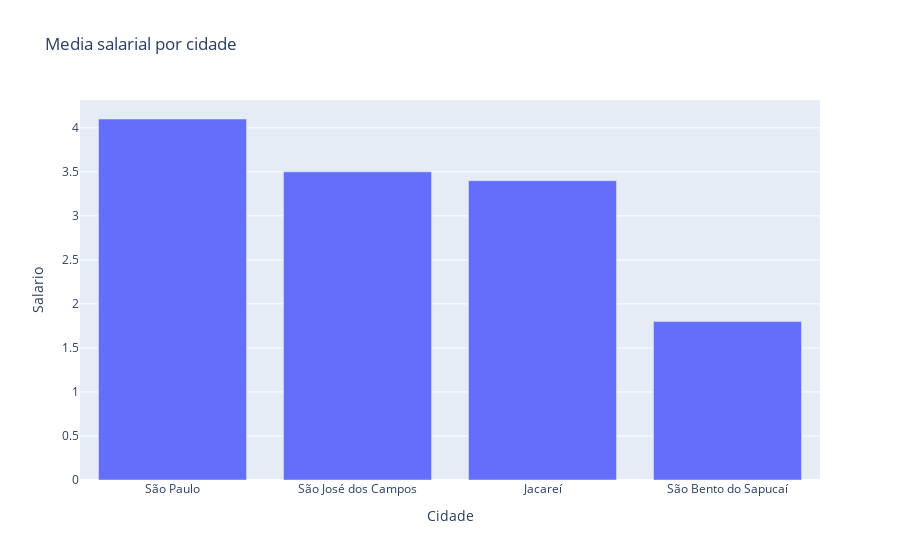

Write notebook code for a chart like this one.
### Code cell
# 03 Jornalista quer saber a renda média do eleitorado de determinada região

arquivo_salarios = "./data/cadstro_empresas.csv"
cols_salario = ["Nome", "Localidade", "2019"]
cidades_listadas = [
    "São José dos Campos",
    "São Paulo",
    "Jacareí",
    "São Bento do Sapucaí",
]
df_salarios = pd.read_csv(
    arquivo_salarios,
    usecols=cols_salario, sep=",",
)

df_salarios_listados = (
    df_salarios.query('Nome == "Salário médio mensal"')
    .query(f"Localidade in {cidades_listadas}")[["Localidade", "2019"]]
    .rename(columns={"Localidade": "Cidade", "2019": "Salario"})
    .sort_values(by="Salario", ascending=False)
)

fig = px.bar(
    df_salarios_listados, x="Cidade", y="Salario", title="Media salarial por cidade"
)
fig.show()

### Figure 1 — Plotly figure (JSON) as saved in the notebook; plotly's stock layout.template omitted (floating-point values rounded to 4 significant figures)
{"data": [{"alignmentgroup": "True", "hovertemplate": "Cidade=%{x}<br>Salario=%{y}<extra></extra>", "legendgroup": "", "marker": {"color": "#636efa", "pattern": {"shape": ""}}, "name": "", "offsetgroup": "", "orientation": "v", "showlegend": false, "textposition": "auto", "type": "bar", "x": ["São Paulo", "São José dos Campos", "Jacareí", "São Bento do Sapucaí"], "xaxis": "x", "y": [4.1, 3.5, 3.4, 1.8], "yaxis": "y"}], "layout": {"barmode": "relative", "legend": {"tracegroupgap": 0}, "title": {"text": "Media salarial por cidade"}, "xaxis": {"anchor": "y", "domain": [0, 1], "title": {"text": "Cidade"}}, "yaxis": {"anchor": "x", "domain": [0, 1], "title": {"text": "Salario"}}}}
